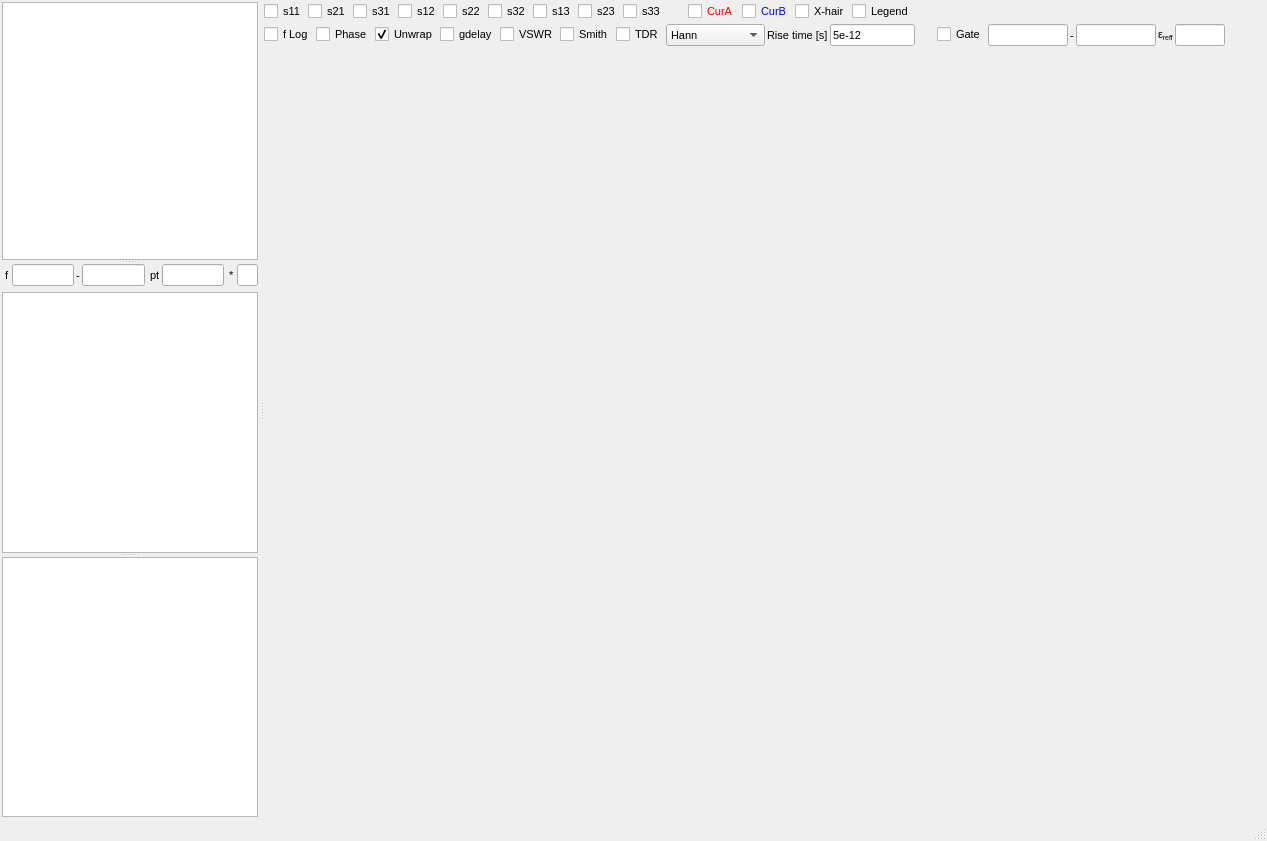
<?xml version="1.0" encoding="UTF-8"?>
<ui version="4.0">
 <class>MainWindow</class>
 <widget class="QMainWindow" name="MainWindow">
  <property name="geometry">
   <rect>
    <x>0</x>
    <y>0</y>
    <width>1240</width>
    <height>841</height>
   </rect>
  </property>
  <property name="font">
   <font>
    <family>Consolas</family>
    <pointsize>8</pointsize>
   </font>
  </property>
  <property name="windowTitle">
   <string>fsnpview</string>
  </property>
  <property name="styleSheet">
   <string notr="true">* {
    font-family: &quot;Consolas&quot;;
    font-size: 8pt; /* Adjust size as needed */
}
</string>
  </property>
  <widget class="QWidget" name="centralwidget">
   <property name="font">
    <font>
     <family>Consolas</family>
     <pointsize>8</pointsize>
    </font>
   </property>
   <layout class="QHBoxLayout" name="horizontalLayout_5">
    <property name="spacing">
     <number>0</number>
    </property>
    <property name="leftMargin">
     <number>0</number>
    </property>
    <property name="topMargin">
     <number>0</number>
    </property>
    <property name="rightMargin">
     <number>0</number>
    </property>
    <property name="bottomMargin">
     <number>0</number>
    </property>
    <item>
     <widget class="QSplitter" name="splitter">
      <property name="orientation">
       <enum>Qt::Orientation::Horizontal</enum>
      </property>
      <widget class="QWidget" name="widgetLeft" native="true">
       <property name="sizePolicy">
        <sizepolicy hsizetype="Preferred" vsizetype="Preferred">
         <horstretch>0</horstretch>
         <verstretch>0</verstretch>
        </sizepolicy>
       </property>
       <layout class="QVBoxLayout" name="verticalLayout_3">
        <property name="spacing">
         <number>2</number>
        </property>
        <property name="leftMargin">
         <number>2</number>
        </property>
        <property name="topMargin">
         <number>2</number>
        </property>
        <property name="rightMargin">
         <number>2</number>
        </property>
        <property name="bottomMargin">
         <number>2</number>
        </property>
        <item>
         <widget class="QSplitter" name="splitter_3">
          <property name="orientation">
           <enum>Qt::Orientation::Vertical</enum>
          </property>
          <widget class="QTableView" name="tableViewNetworkFiles">
           <property name="sizePolicy">
            <sizepolicy hsizetype="Minimum" vsizetype="Expanding">
             <horstretch>0</horstretch>
             <verstretch>0</verstretch>
            </sizepolicy>
           </property>
           <property name="font">
            <font>
             <family>Consolas</family>
             <pointsize>8</pointsize>
            </font>
           </property>
           <attribute name="verticalHeaderMinimumSectionSize">
            <number>18</number>
           </attribute>
           <attribute name="verticalHeaderDefaultSectionSize">
            <number>18</number>
           </attribute>
           <attribute name="verticalHeaderShowSortIndicator" stdset="0">
            <bool>false</bool>
           </attribute>
          </widget>
          <widget class="QWidget" name="layoutWidget">
           <layout class="QVBoxLayout" name="verticalLayout">
            <item>
             <layout class="QHBoxLayout" name="horizontalLayout_3">
              <property name="spacing">
               <number>2</number>
              </property>
              <item>
               <widget class="QLabel" name="label">
                <property name="text">
                 <string> f</string>
                </property>
               </widget>
              </item>
              <item>
               <widget class="QLineEdit" name="lineEditFminNetworks"/>
              </item>
              <item>
               <widget class="QLabel" name="label_3">
                <property name="text">
                 <string>-</string>
                </property>
               </widget>
              </item>
              <item>
               <widget class="QLineEdit" name="lineEditFmaxNetworks"/>
              </item>
              <item>
               <widget class="QLabel" name="label_2">
                <property name="text">
                 <string> pt</string>
                </property>
               </widget>
              </item>
              <item>
               <widget class="QLineEdit" name="lineEditNpointsNetworks"/>
              </item>
              <item>
               <spacer name="horizontalSpacer_5">
                <property name="orientation">
                 <enum>Qt::Orientation::Horizontal</enum>
                </property>
                <property name="sizeHint" stdset="0">
                 <size>
                  <width>40</width>
                  <height>20</height>
                 </size>
                </property>
               </spacer>
              </item>
              <item>
               <widget class="QLabel" name="label_6">
                <property name="text">
                 <string> *</string>
                </property>
               </widget>
              </item>
              <item>
               <widget class="QLineEdit" name="lineEditMouseWheelMult">
                <property name="sizePolicy">
                 <sizepolicy hsizetype="Expanding" vsizetype="Fixed">
                  <horstretch>0</horstretch>
                  <verstretch>0</verstretch>
                 </sizepolicy>
                </property>
                <property name="minimumSize">
                 <size>
                  <width>0</width>
                  <height>0</height>
                 </size>
                </property>
                <property name="maximumSize">
                 <size>
                  <width>50</width>
                  <height>16777215</height>
                 </size>
                </property>
               </widget>
              </item>
             </layout>
            </item>
            <item>
             <widget class="QSplitter" name="splitter_2">
              <property name="orientation">
               <enum>Qt::Orientation::Vertical</enum>
              </property>
              <widget class="QTableView" name="tableViewNetworkLumped">
               <property name="sizePolicy">
                <sizepolicy hsizetype="Minimum" vsizetype="Expanding">
                 <horstretch>0</horstretch>
                 <verstretch>0</verstretch>
                </sizepolicy>
               </property>
               <attribute name="verticalHeaderMinimumSectionSize">
                <number>18</number>
               </attribute>
               <attribute name="verticalHeaderDefaultSectionSize">
                <number>18</number>
               </attribute>
              </widget>
              <widget class="QTableView" name="tableViewCascade">
               <property name="sizePolicy">
                <sizepolicy hsizetype="Minimum" vsizetype="Expanding">
                 <horstretch>0</horstretch>
                 <verstretch>0</verstretch>
                </sizepolicy>
               </property>
               <attribute name="verticalHeaderMinimumSectionSize">
                <number>18</number>
               </attribute>
               <attribute name="verticalHeaderDefaultSectionSize">
                <number>18</number>
               </attribute>
              </widget>
             </widget>
            </item>
           </layout>
          </widget>
         </widget>
        </item>
       </layout>
      </widget>
      <widget class="QWidget" name="widgetRight" native="true">
       <property name="sizePolicy">
        <sizepolicy hsizetype="MinimumExpanding" vsizetype="MinimumExpanding">
         <horstretch>3</horstretch>
         <verstretch>0</verstretch>
        </sizepolicy>
       </property>
       <layout class="QHBoxLayout" name="horizontalLayout_4">
        <property name="spacing">
         <number>2</number>
        </property>
        <property name="leftMargin">
         <number>0</number>
        </property>
        <property name="topMargin">
         <number>2</number>
        </property>
        <property name="rightMargin">
         <number>2</number>
        </property>
        <property name="bottomMargin">
         <number>2</number>
        </property>
        <item>
         <layout class="QVBoxLayout" name="verticalLayout_2">
          <item>
           <layout class="QHBoxLayout" name="horizontalLayout_2">
            <item>
             <widget class="QCheckBox" name="checkBoxS11">
              <property name="text">
               <string>s11</string>
              </property>
             </widget>
            </item>
            <item>
             <widget class="QCheckBox" name="checkBoxS21">
              <property name="text">
               <string>s21</string>
              </property>
             </widget>
            </item>
            <item>
             <widget class="QCheckBox" name="checkBoxS31">
              <property name="text">
               <string>s31</string>
              </property>
             </widget>
            </item>
            <item>
             <widget class="QCheckBox" name="checkBoxS12">
              <property name="text">
               <string>s12</string>
              </property>
             </widget>
            </item>
            <item>
             <widget class="QCheckBox" name="checkBoxS22">
              <property name="text">
               <string>s22</string>
              </property>
             </widget>
            </item>
            <item>
             <widget class="QCheckBox" name="checkBoxS32">
              <property name="text">
               <string>s32</string>
              </property>
             </widget>
            </item>
            <item>
             <widget class="QCheckBox" name="checkBoxS13">
              <property name="text">
               <string>s13</string>
              </property>
             </widget>
            </item>
            <item>
             <widget class="QCheckBox" name="checkBoxS23">
              <property name="text">
               <string>s23</string>
              </property>
             </widget>
            </item>
            <item>
             <widget class="QCheckBox" name="checkBoxS33">
              <property name="text">
               <string>s33</string>
              </property>
             </widget>
            </item>
            <item>
             <spacer name="horizontalSpacer_2">
              <property name="orientation">
               <enum>Qt::Orientation::Horizontal</enum>
              </property>
              <property name="sizeType">
               <enum>QSizePolicy::Policy::Fixed</enum>
              </property>
              <property name="sizeHint" stdset="0">
               <size>
                <width>20</width>
                <height>20</height>
               </size>
              </property>
             </spacer>
            </item>
            <item>
             <widget class="QCheckBox" name="checkBoxCursorA">
              <property name="palette">
               <palette>
                <active>
                 <colorrole role="WindowText">
                  <brush brushstyle="SolidPattern">
                   <color alpha="255">
                    <red>255</red>
                    <green>0</green>
                    <blue>0</blue>
                   </color>
                  </brush>
                 </colorrole>
                 <colorrole role="Highlight">
                  <brush brushstyle="SolidPattern">
                   <color alpha="255">
                    <red>39</red>
                    <green>191</green>
                    <blue>115</blue>
                   </color>
                  </brush>
                 </colorrole>
                </active>
                <inactive>
                 <colorrole role="WindowText">
                  <brush brushstyle="SolidPattern">
                   <color alpha="255">
                    <red>255</red>
                    <green>0</green>
                    <blue>0</blue>
                   </color>
                  </brush>
                 </colorrole>
                 <colorrole role="Highlight">
                  <brush brushstyle="SolidPattern">
                   <color alpha="255">
                    <red>39</red>
                    <green>191</green>
                    <blue>115</blue>
                   </color>
                  </brush>
                 </colorrole>
                </inactive>
                <disabled>
                 <colorrole role="Highlight">
                  <brush brushstyle="SolidPattern">
                   <color alpha="255">
                    <red>39</red>
                    <green>191</green>
                    <blue>115</blue>
                   </color>
                  </brush>
                 </colorrole>
                </disabled>
               </palette>
              </property>
              <property name="text">
               <string>CurA</string>
              </property>
             </widget>
            </item>
            <item>
             <widget class="QCheckBox" name="checkBoxCursorB">
              <property name="palette">
               <palette>
                <active>
                 <colorrole role="WindowText">
                  <brush brushstyle="SolidPattern">
                   <color alpha="255">
                    <red>0</red>
                    <green>0</green>
                    <blue>255</blue>
                   </color>
                  </brush>
                 </colorrole>
                 <colorrole role="Highlight">
                  <brush brushstyle="SolidPattern">
                   <color alpha="255">
                    <red>39</red>
                    <green>191</green>
                    <blue>115</blue>
                   </color>
                  </brush>
                 </colorrole>
                </active>
                <inactive>
                 <colorrole role="WindowText">
                  <brush brushstyle="SolidPattern">
                   <color alpha="255">
                    <red>0</red>
                    <green>0</green>
                    <blue>255</blue>
                   </color>
                  </brush>
                 </colorrole>
                 <colorrole role="Highlight">
                  <brush brushstyle="SolidPattern">
                   <color alpha="255">
                    <red>39</red>
                    <green>191</green>
                    <blue>115</blue>
                   </color>
                  </brush>
                 </colorrole>
                </inactive>
                <disabled>
                 <colorrole role="Highlight">
                  <brush brushstyle="SolidPattern">
                   <color alpha="255">
                    <red>39</red>
                    <green>191</green>
                    <blue>115</blue>
                   </color>
                  </brush>
                 </colorrole>
                </disabled>
               </palette>
              </property>
              <property name="text">
               <string>CurB</string>
              </property>
             </widget>
            </item>
            <item>
             <widget class="QCheckBox" name="checkBoxCrossHair">
              <property name="text">
               <string>X-hair</string>
              </property>
             </widget>
            </item>
            <item>
             <widget class="QCheckBox" name="checkBoxLegend">
              <property name="text">
               <string>Legend</string>
              </property>
             </widget>
            </item>
            <item>
             <spacer name="horizontalSpacer_4">
              <property name="orientation">
               <enum>Qt::Orientation::Horizontal</enum>
              </property>
              <property name="sizeHint" stdset="0">
               <size>
                <width>40</width>
                <height>20</height>
               </size>
              </property>
             </spacer>
            </item>
           </layout>
          </item>
          <item>
           <layout class="QHBoxLayout" name="horizontalLayout">
            <item>
             <widget class="QCheckBox" name="checkBox">
              <property name="text">
               <string>f Log</string>
              </property>
             </widget>
            </item>
            <item>
             <widget class="QCheckBox" name="checkBoxPhase">
              <property name="text">
               <string>Phase</string>
              </property>
             </widget>
            </item>
            <item>
             <widget class="QCheckBox" name="checkBoxPhaseUnwrap">
              <property name="text">
               <string>Unwrap</string>
              </property>
              <property name="checked">
               <bool>true</bool>
              </property>
             </widget>
            </item>
            <item>
             <widget class="QCheckBox" name="checkBoxGroupDelay">
              <property name="text">
               <string>gdelay</string>
              </property>
             </widget>
            </item>
            <item>
             <widget class="QCheckBox" name="checkBoxVSWR">
              <property name="text">
               <string>VSWR</string>
              </property>
             </widget>
            </item>
            <item>
             <widget class="QCheckBox" name="checkBoxSmith">
              <property name="text">
               <string>Smith</string>
              </property>
             </widget>
            </item>
            <item>
             <widget class="QCheckBox" name="checkBoxTDR">
              <property name="text">
               <string>TDR</string>
              </property>
             </widget>
            </item>
            <item>
             <widget class="QComboBox" name="comboBoxTdrWindow">
              <property name="toolTip"><string>TDR frequency window</string></property>
              <property name="currentIndex"><number>1</number></property>
              <item><property name="text"><string>Square (none)</string></property></item>
              <item><property name="text"><string>Hann</string></property></item>
              <item><property name="text"><string>Blackman</string></property></item>
             </widget>
            </item>
            <item>
             <widget class="QLabel" name="labelRiseTime">
              <property name="text"><string>Rise time [s]</string></property>
             </widget>
            </item>
            <item>
             <widget class="QLineEdit" name="lineEditRiseTime">
              <property name="maximumSize"><size><width>85</width><height>16777215</height></size></property>
              <property name="toolTip"><string>Gaussian source rise time in seconds (0 disables filtering). Use scientific notation; scroll to adjust.</string></property>
              <property name="text"><string>5e-12</string></property>
             </widget>
            </item>
            <item>
             <spacer name="horizontalSpacer_3">
              <property name="orientation">
               <enum>Qt::Orientation::Horizontal</enum>
              </property>
              <property name="sizeType">
               <enum>QSizePolicy::Policy::Fixed</enum>
              </property>
              <property name="sizeHint" stdset="0">
               <size>
                <width>20</width>
                <height>20</height>
               </size>
              </property>
             </spacer>
            </item>
            <item>
             <widget class="QCheckBox" name="checkBoxGate">
              <property name="text">
               <string>Gate</string>
              </property>
             </widget>
            </item>
            <item>
             <widget class="QLineEdit" name="lineEditGateStart">
              <property name="sizePolicy">
               <sizepolicy hsizetype="Maximum" vsizetype="Fixed">
                <horstretch>0</horstretch>
                <verstretch>0</verstretch>
               </sizepolicy>
              </property>
              <property name="maximumSize">
               <size>
                <width>80</width>
                <height>16777215</height>
               </size>
              </property>
             </widget>
            </item>
            <item>
             <widget class="QLabel" name="label_4">
              <property name="text">
               <string>-</string>
              </property>
             </widget>
            </item>
            <item>
             <widget class="QLineEdit" name="lineEditGateStop">
              <property name="sizePolicy">
               <sizepolicy hsizetype="Maximum" vsizetype="Fixed">
                <horstretch>0</horstretch>
                <verstretch>0</verstretch>
               </sizepolicy>
              </property>
              <property name="maximumSize">
               <size>
                <width>80</width>
                <height>16777215</height>
               </size>
              </property>
             </widget>
            </item>
            <item>
             <widget class="QLabel" name="label_5">
              <property name="text">
               <string>ε&lt;sub&gt;reff&lt;/sub&gt;</string>
              </property>
             </widget>
            </item>
            <item>
             <widget class="QLineEdit" name="lineEditEpsilonR">
              <property name="sizePolicy">
               <sizepolicy hsizetype="Maximum" vsizetype="Fixed">
                <horstretch>0</horstretch>
                <verstretch>0</verstretch>
               </sizepolicy>
              </property>
              <property name="maximumSize">
               <size>
                <width>50</width>
                <height>16777215</height>
               </size>
              </property>
             </widget>
            </item>
            <item>
             <spacer name="horizontalSpacer">
              <property name="orientation">
               <enum>Qt::Orientation::Horizontal</enum>
              </property>
              <property name="sizeHint" stdset="0">
               <size>
                <width>40</width>
                <height>20</height>
               </size>
              </property>
             </spacer>
            </item>
           </layout>
          </item>
          <item>
           <widget class="QCustomPlot" name="widgetGraph" native="true">
            <property name="sizePolicy">
             <sizepolicy hsizetype="Expanding" vsizetype="Expanding">
              <horstretch>100</horstretch>
              <verstretch>0</verstretch>
             </sizepolicy>
            </property>
            <property name="baseSize">
             <size>
              <width>0</width>
              <height>0</height>
             </size>
            </property>
           </widget>
          </item>
         </layout>
        </item>
       </layout>
      </widget>
     </widget>
    </item>
   </layout>
  </widget>
  <widget class="QMenuBar" name="menubar">
   <property name="geometry">
    <rect>
     <x>0</x>
     <y>0</y>
     <width>1240</width>
     <height>21</height>
    </rect>
   </property>
  </widget>
  <widget class="QStatusBar" name="statusbar">
   <property name="enabled">
    <bool>false</bool>
   </property>
   <property name="sizePolicy">
    <sizepolicy hsizetype="Preferred" vsizetype="Minimum">
     <horstretch>0</horstretch>
     <verstretch>0</verstretch>
    </sizepolicy>
   </property>
  </widget>
 </widget>
 <customwidgets>
  <customwidget>
   <class>QCustomPlot</class>
   <extends>QWidget</extends>
   <header>qcustomplot.h</header>
   <container>1</container>
  </customwidget>
 </customwidgets>
 <resources/>
 <connections/>
</ui>
